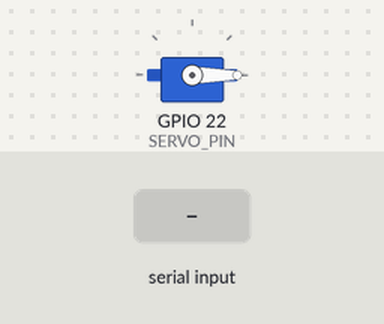
Bench run of a sketch on a simulated ESP32. Shown: servo. The inputs (shaded band) are chosen by the test bench. What the sketch prints to the serial monitor is not drawn.

Above: at 1.2 s.
1.3 s: "SALUDAR\n" received over the second serial link
At 1.5 s:
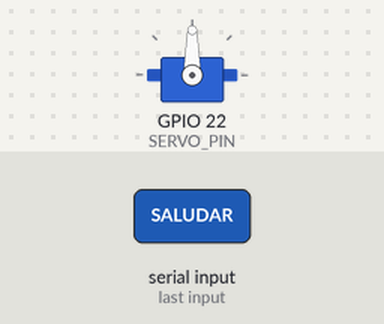
At 1.9 s:
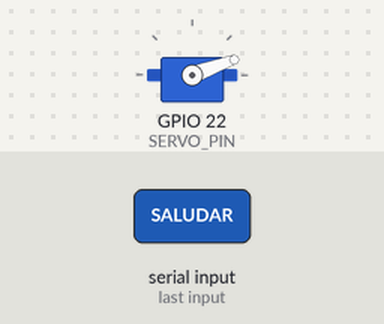
Timing chart, 0 to 5.2 s (numbered marks = the images above; inputs shaded):
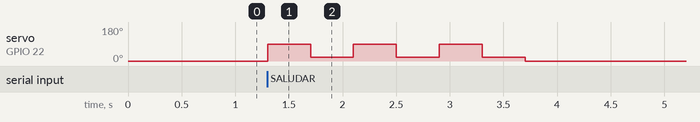

Measured:
- after the input at 1.3 s, servo on GPIO 22 (SERVO_PIN): 0° → 90° at once, then repeats every 0.80 s: 20° 0.40 s, 90° 0.40 s, until it stays 0° from 3.7 s

The sketch:

brazo_izquierdo.ino
```cpp
#include <HardwareSerial.h>
#include <Servo.h>

HardwareSerial SerialUART(2);
Servo servoBrazo;

String buffer = "";
int SERVO_PIN = 22;

void moverBrazo(int ang){
  servoBrazo.write(ang);
  Serial.print("OK:BRAZO_I:");
  Serial.println(ang);
}

void saludar(){
  for(int i=0; i<3; i++){
    servoBrazo.write(90);
    delay(400);
    servoBrazo.write(20);
    delay(400);
  }
  servoBrazo.write(0);
  Serial.println("OK:SALUDAR_I");
}

void procesarComando(String cmd){

  if(cmd == "SALUDAR"){
    saludar();
  }

  else if(cmd.startsWith("BRAZO_I")){
    cmd.replace("BRAZO_I:", "");
    moverBrazo(cmd.toInt());
  }

  else if(cmd == "STOP_BRAZOS"){
    moverBrazo(0);
  }
}

void setup(){
  Serial.begin(115200);
  SerialUART.begin(115200, SERIAL_8N1, 16, 17);

  servoBrazo.attach(SERVO_PIN);
  moverBrazo(0);

  Serial.println("ESP32 BRAZO IZQUIERDO LISTO");
}

void loop(){
  while(SerialUART.available()){
    char c = SerialUART.read();

    if(c == '\n'){
      procesarComando(buffer);
      buffer = "";
    } else {
      buffer += c;
    }
  }
}
```
